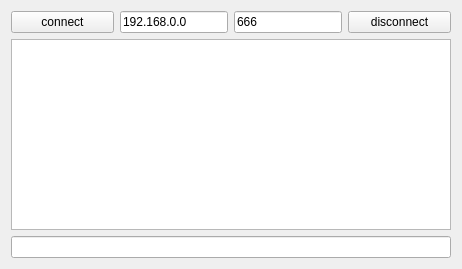
<?xml version="1.0" encoding="UTF-8"?>
<ui version="4.0">
 <class>client</class>
 <widget class="QMainWindow" name="client">
  <property name="geometry">
   <rect>
    <x>0</x>
    <y>0</y>
    <width>462</width>
    <height>269</height>
   </rect>
  </property>
  <property name="windowTitle">
   <string>client</string>
  </property>
  <property name="autoFillBackground">
   <bool>false</bool>
  </property>
  <widget class="QWidget" name="centralWidget">
   <layout class="QGridLayout" name="gridLayout_2">
    <item row="0" column="0">
     <layout class="QGridLayout" name="gridLayout">
      <item row="0" column="0">
       <layout class="QGridLayout" name="gridLayout_3">
        <item row="0" column="0">
         <widget class="QPushButton" name="connect">
          <property name="text">
           <string>connect</string>
          </property>
         </widget>
        </item>
        <item row="0" column="1">
         <widget class="QLineEdit" name="ipLine">
          <property name="sizePolicy">
           <sizepolicy hsizetype="Minimum" vsizetype="Fixed">
            <horstretch>0</horstretch>
            <verstretch>0</verstretch>
           </sizepolicy>
          </property>
          <property name="toolTip">
           <string>ip</string>
          </property>
          <property name="whatsThis">
           <string/>
          </property>
          <property name="autoFillBackground">
           <bool>false</bool>
          </property>
          <property name="text">
           <string>192.168.0.0</string>
          </property>
         </widget>
        </item>
        <item row="0" column="2">
         <widget class="QLineEdit" name="portLine">
          <property name="sizePolicy">
           <sizepolicy hsizetype="Minimum" vsizetype="Fixed">
            <horstretch>0</horstretch>
            <verstretch>0</verstretch>
           </sizepolicy>
          </property>
          <property name="toolTip">
           <string>port</string>
          </property>
          <property name="text">
           <string>666</string>
          </property>
         </widget>
        </item>
        <item row="0" column="3">
         <widget class="QPushButton" name="disconnect">
          <property name="sizePolicy">
           <sizepolicy hsizetype="Minimum" vsizetype="Fixed">
            <horstretch>0</horstretch>
            <verstretch>0</verstretch>
           </sizepolicy>
          </property>
          <property name="text">
           <string>disconnect</string>
          </property>
         </widget>
        </item>
       </layout>
      </item>
      <item row="2" column="0">
       <widget class="QLineEdit" name="lineEdit">
        <property name="sizePolicy">
         <sizepolicy hsizetype="Minimum" vsizetype="Fixed">
          <horstretch>0</horstretch>
          <verstretch>0</verstretch>
         </sizepolicy>
        </property>
        <property name="toolTip">
         <string>press enter to send message</string>
        </property>
       </widget>
      </item>
      <item row="1" column="0">
       <widget class="QTextBrowser" name="textBrowser">
        <property name="sizePolicy">
         <sizepolicy hsizetype="Minimum" vsizetype="Maximum">
          <horstretch>0</horstretch>
          <verstretch>0</verstretch>
         </sizepolicy>
        </property>
       </widget>
      </item>
     </layout>
    </item>
   </layout>
  </widget>
 </widget>
 <layoutdefault spacing="6" margin="11"/>
 <resources/>
 <connections/>
</ui>
